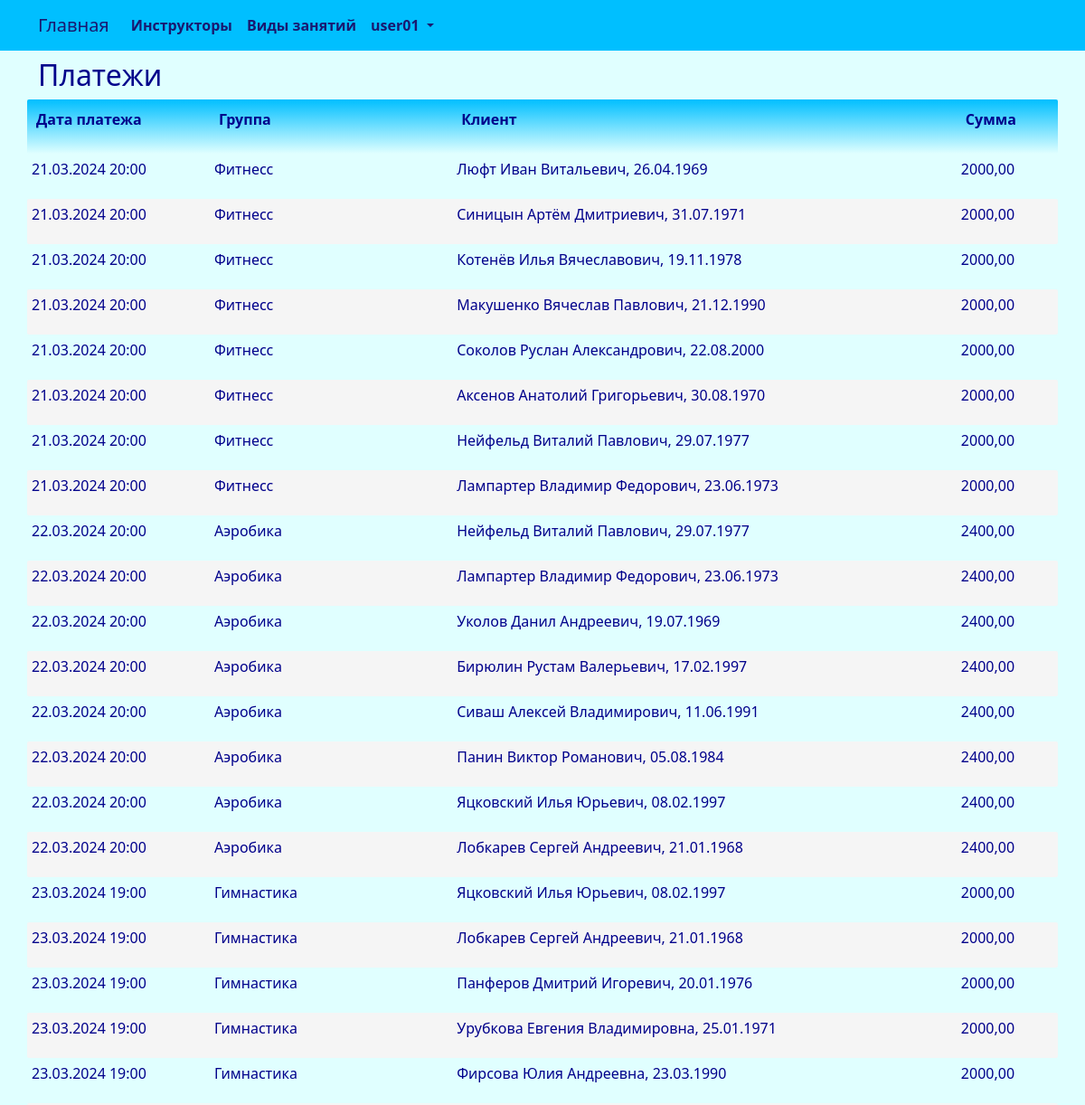
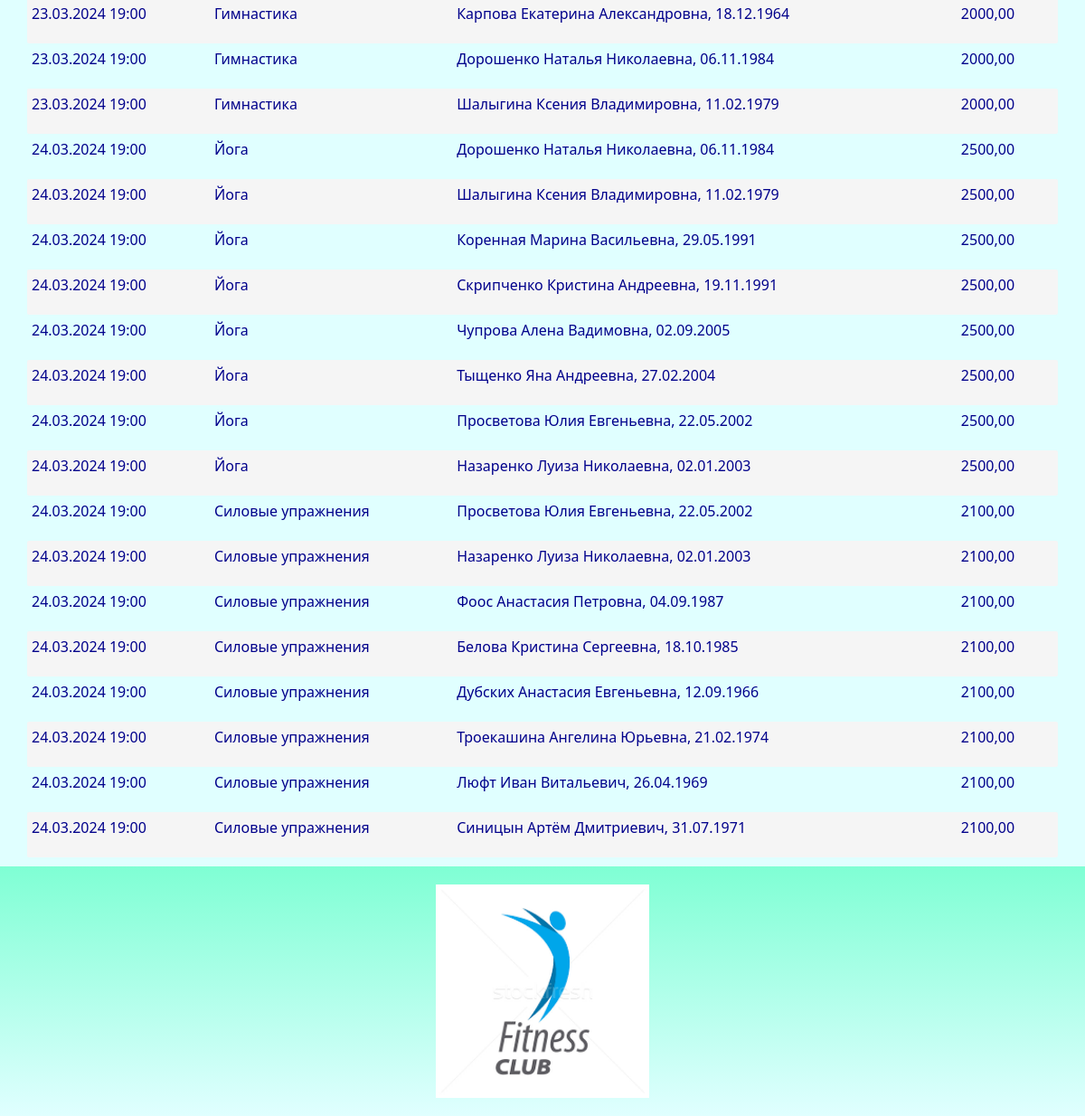
/payment/list/ (signed in), run on the app's committed database (2 pictures, top to bottom).
### club/models.py (models this page shows, shortened)
class Payment(models.Model):
    payment_date = models.DateTimeField(_('payment_date'))
    party = models.ForeignKey(Party, related_name='payment_party', on_delete=models.CASCADE)
    client = models.ForeignKey(Client, related_name='payment_client', on_delete=models.CASCADE)
    amount = models.DecimalField(_('payment_amount'), max_digits=9, decimal_places=2)
    class Meta:
        db_table = 'payment'
        indexes = [
            models.Index(fields=['party']),
            models.Index(fields=['client']),
        ]
        ordering = ['payment_date']

class Party(models.Model):
    party_title = models.CharField(_('party_title'), max_length=96, unique=True)
    class Meta:
        db_table = 'party'
        indexes = [
            models.Index(fields=['party_title']),
        ]
        ordering = ['party_title']
    def __str__(self):
        return "{}".format(self.party_title)

class Client(models.Model):
    SEX_CHOICES = (
        ('М','М'),
        ('Ж', 'Ж'),
    )
    full_name = models.CharField(_('full_name'), max_length=128)
    birthday = models.DateTimeField(_('birthday'))
    sex = models.CharField(_('sex'), max_length=1, choices=SEX_CHOICES, default='М')
    phone = models.CharField(_('phone'), max_length=64)
    card = models.ForeignKey(Card, related_name='client_card', on_delete=models.CASCADE)
    class Meta:
        db_table = 'client'
        indexes = [
            models.Index(fields=['full_name']),
        ]
        ordering = ['full_name']
    def __str__(self):
        return "{}, {}".format(self.full_name, self.birthday.strftime('%d.%m.%Y'))

### club/views.py (the view)
# urls.py: path('payment/list/', views.payment_list, name='payment_list'),
@login_required
def payment_list(request):
    try:
        payment = Payment.objects.all().order_by('payment_date')
        return render(request, "payment/list.html", {"payment": payment,})
    except Exception as exception:
        print(exception)
        return render(request, "payment/list.html", {"payment": None, "total": None,})

### templates/payment/list.html (shortened to what this page needs)
{% extends "base.html" %}
{% load i18n %}
{% block content %}
<h2>{% trans "payments" %}</h2>
{% if payment.count > 0 %}
<div class="row">
	<table id="myTable" class="table-manager" style="width:100%">
		<thead>
			<tr>
				<th><p>{% trans "payment_date" %}</p></th>
				<th><p>{% trans "party" %}</p></th>
				<th><p>{% trans "client" %}</p></th>
				<th><p>{% trans "amount" %}</p></th>
			</tr>
		</thead>
		<tbody>
			{% for e in payment %}
			<tr>
				<td><p>{{ e.payment_date | date:"d.m.Y H:i" }}</p></td>
				<td><p>{{ e.party }}</p></td>
				<td><p>{{ e.client }}</p></td>
				<td><p>{{ e.amount }}</p></td>
			</tr>
			{% endfor %}
		</tbody>
	</table>
</div>
{% endif %}
{% endblock content %}

### templates/base.html (shortened to what this page needs)
<!DOCTYPE html>
{% load static %}
{% load i18n %}
<html>
	<head>
		<link rel="stylesheet" href="{% static 'css/bootstrap.min.css' %}">
		<link rel="stylesheet" href="{% static 'css/styles.css' %}" />
	</head>
	<nav class="navbar navbar-expand-lg justify-content-center">
		<div class="container">
			<div class="collapse navbar-collapse" id="mainMenu">
				<ul class="navbar-nav me-auto mb-2 mb-lg-0">
					<a class="navbar-brand" href="{{ HTTP_HOST }}/">{% trans "Home" %}</a>
					<li class="nav-item">
						<a class="nav-link" href="{% url 'instructor_list' %}">{% trans "instructors" %}</a>
					</li>
					<li class="nav-item">
						<a class="nav-link" href="{% url 'kind_list' %}">{% trans "kinds" %}</a>
					</li>
					{% if user.is_authenticated %}
					<li class="nav-item dropdown">
						<a class="nav-link dropdown-toggle" href="#" id="navbarDropdown" role="button" data-bs-toggle="dropdown" aria-expanded="false">
							{{ user.username }}
						</a>
					</li>
					{% else %}
					<form class="form-inline ml-auto">
						<a href="{% url 'login' %}" class="btn btn-outline-secondary">{% trans "Log In" %}</a>
						<a href="{% url 'signup' %}" class="btn btn-primary ml-2">{% trans "Sign up" %}</a>
					</form>
					{% endif %}
				</ul>
			</div>
		</div>
	</nav>
	<body>
		<div class="container">
			{% block content%}{% endblock content %}
		</div>
	</body>
	<footer class="container-fluid text-center bg-lightgray">
		<div class="copyrights">
			<img src="{% static 'images/logo.png' %}" alt="logo" style="height:256px; padding: 10px;">
		</div>
	</footer>
</html>

### static/css/styles.css (style rules this page uses)
:root { --navbar-background-color: DeepSkyBlue; --navbar-text-color: MidnightBlue; --main-background-color-light: LightCyan; --main-background-color-dark: DeepSkyBlue; --main-text-color: DarkBlue; --main-header-color: DarkBlue; --main-text-attention-color: Purple; --footer-background-color-light: LightCyan; --footer-background-color-dark: Aquamarine; --footer-text-color: Teal; --card-background-color-light: LightCyan; --card-background-color-dark: DeepSkyBlue; --card-text-color: SeaGreen; --table-background-color-light: LightCyan; --table-background-color-dark: #F5F5F5; --table-text-color: DarkBlue; --star-size: 30px; --star-color: LightYellow; --star-background: Yellow ; }
.navbar { background-color: var(--navbar-background-color); color: var(--navbar-text-color); }
.navbar .navbar-nav, .navbar .navbar-nav .navbar-text { color: var(--navbar-text-color); }
.navbar ul { background-color: var(--navbar-background-color); color: var(--navbar-text-color); }
.navbar li { background-color: var(--navbar-background-color); color: var(--navbar-text-color); }
.navbar a { background-color: var(--navbar-background-color); color: var(--navbar-text-color); }
.navbar-brand { background-color: var(--navbar-background-color); color: var(--navbar-text-color); }
.nav-item { background-color: var(--navbar-background-color); color: var(--navbar-text-color); font-weight: bold; }
body { background-color: var(--main-background-color-light); }
h1, h2, h3, h4, h5, h6 { color: var(--main-header-color); }
p, ul, li, label { color: var(--main-text-color); }
.table-manager { background-color: var(--main-background-color-light); width: 100%; }
.table-manager tbody { background-color: var(--main-background-color-light); border: none; margin-top: 20px; margin-bottom: 20px; }
.table-manager thead th { color: var(--main-text-color); font-weight: bold; text-align: left; padding: 10px; background-image: linear-gradient(top, var(--main-background-color-dark), var(--main-background-color-light)); background-image: -o-linear-gradient(top, var(--main-background-color-dark), var(--main-background-color-light)); background-image: -moz-linear-gradient(top, var(--main-background-color-dark), var(--main-background-color-light)); background-image: -webkit-linear-gradient(top, var(--main-background-color-dark), var(--main-background-color-light)); }
.table-manager thead tr th:first-child { border-radius: 2px 0 0 2px; }
.table-manager thead tr th:last-child { border-radius: 0 2px 2px 0; }
.table-manager tbody td { text-align: left; border: none; padding: 5px 5px; vertical-align: top; }
.table-manager tbody tr:nth-child(odd) { background: var(--table-background-color-light); }
.table-manager tbody tr:nth-child(even) { background: var(--table-background-color-dark); }
.table-manager tbody tr td:first-child { border-radius: 2px 0 0 2px; }
.table-manager tbody tr td:last-child { border-radius: 0 2px 2px 0; }
footer { background-image: linear-gradient(top, var(--footer-background-color-dark), var(--footer-background-color-light)); background-image: -o-linear-gradient(top, var(--footer-background-color-dark), var(--footer-background-color-light)); background-image: -moz-linear-gradient(top, var(--footer-background-color-dark), var(--footer-background-color-light)); background-image: -webkit-linear-gradient(top, var(--footer-background-color-dark), var(--footer-background-color-light)); margin-top: 10px; padding: 10px; }

### data on the page
Payment: payment_date "21.03.2024 20:00", party "Фитнесс", client "Люфт Иван Витальевич, 26.04.1969", amount "2000,00"
Payment: payment_date "21.03.2024 20:00", party "Фитнесс", client "Синицын Артём Дмитриевич, 31.07.1971", amount "2000,00"
Payment: payment_date "21.03.2024 20:00", party "Фитнесс", client "Котенёв Илья Вячеславович, 19.11.1978", amount "2000,00"
Payment: payment_date "21.03.2024 20:00", party "Фитнесс", client "Макушенко Вячеслав Павлович, 21.12.1990", amount "2000,00"
Payment: payment_date "21.03.2024 20:00", party "Фитнесс", client "Соколов Руслан Александрович, 22.08.2000", amount "2000,00"
Payment: payment_date "21.03.2024 20:00", party "Фитнесс", client "Аксенов Анатолий Григорьевич, 30.08.1970", amount "2000,00"
Payment: payment_date "21.03.2024 20:00", party "Фитнесс", client "Нейфельд Виталий Павлович, 29.07.1977", amount "2000,00"
Payment: payment_date "21.03.2024 20:00", party "Фитнесс", client "Лампартер Владимир Федорович, 23.06.1973", amount "2000,00"
Payment: payment_date "22.03.2024 20:00", party "Аэробика", client "Нейфельд Виталий Павлович, 29.07.1977", amount "2400,00"
Payment: payment_date "22.03.2024 20:00", party "Аэробика", client "Лампартер Владимир Федорович, 23.06.1973", amount "2400,00"
Payment: payment_date "22.03.2024 20:00", party "Аэробика", client "Уколов Данил Андреевич, 19.07.1969", amount "2400,00"
Payment: payment_date "22.03.2024 20:00", party "Аэробика", client "Бирюлин Рустам Валерьевич, 17.02.1997", amount "2400,00"
Payment: payment_date "22.03.2024 20:00", party "Аэробика", client "Сиваш Алексей Владимирович, 11.06.1991", amount "2400,00"
Payment: payment_date "22.03.2024 20:00", party "Аэробика", client "Панин Виктор Романович, 05.08.1984", amount "2400,00"
Payment: payment_date "22.03.2024 20:00", party "Аэробика", client "Яцковский Илья Юрьевич, 08.02.1997", amount "2400,00"
Payment: payment_date "22.03.2024 20:00", party "Аэробика", client "Лобкарев Сергей Андреевич, 21.01.1968", amount "2400,00"
Payment: payment_date "23.03.2024 19:00", party "Гимнастика", client "Яцковский Илья Юрьевич, 08.02.1997", amount "2000,00"
Payment: payment_date "23.03.2024 19:00", party "Гимнастика", client "Лобкарев Сергей Андреевич, 21.01.1968", amount "2000,00"
Payment: payment_date "23.03.2024 19:00", party "Гимнастика", client "Панферов Дмитрий Игоревич, 20.01.1976", amount "2000,00"
Payment: payment_date "23.03.2024 19:00", party "Гимнастика", client "Урубкова Евгения Владимировна, 25.01.1971", amount "2000,00"
Payment: payment_date "23.03.2024 19:00", party "Гимнастика", client "Фирсова Юлия Андреевна, 23.03.1990", amount "2000,00"
Payment: payment_date "23.03.2024 19:00", party "Гимнастика", client "Карпова Екатерина Александровна, 18.12.1964", amount "2000,00"
Payment: payment_date "23.03.2024 19:00", party "Гимнастика", client "Дорошенко Наталья Николаевна, 06.11.1984", amount "2000,00"
Payment: payment_date "23.03.2024 19:00", party "Гимнастика", client "Шалыгина Ксения Владимировна, 11.02.1979", amount "2000,00"
Payment: payment_date "24.03.2024 19:00", party "Йога", client "Дорошенко Наталья Николаевна, 06.11.1984", amount "2500,00"
Payment: payment_date "24.03.2024 19:00", party "Йога", client "Шалыгина Ксения Владимировна, 11.02.1979", amount "2500,00"
Payment: payment_date "24.03.2024 19:00", party "Йога", client "Коренная Марина Васильевна, 29.05.1991", amount "2500,00"
Payment: payment_date "24.03.2024 19:00", party "Йога", client "Скрипченко Кристина Андреевна, 19.11.1991", amount "2500,00"
Payment: payment_date "24.03.2024 19:00", party "Йога", client "Чупрова Алена Вадимовна, 02.09.2005", amount "2500,00"
Payment: payment_date "24.03.2024 19:00", party "Йога", client "Тыщенко Яна Андреевна, 27.02.2004", amount "2500,00"
Payment: payment_date "24.03.2024 19:00", party "Йога", client "Просветова Юлия Евгеньевна, 22.05.2002", amount "2500,00"
Payment: payment_date "24.03.2024 19:00", party "Йога", client "Назаренко Луиза Николаевна, 02.01.2003", amount "2500,00"
Payment: payment_date "24.03.2024 19:00", party "Силовые упражнения", client "Просветова Юлия Евгеньевна, 22.05.2002", amount "2100,00"
Payment: payment_date "24.03.2024 19:00", party "Силовые упражнения", client "Назаренко Луиза Николаевна, 02.01.2003", amount "2100,00"
Payment: payment_date "24.03.2024 19:00", party "Силовые упражнения", client "Фоос Анастасия Петровна, 04.09.1987", amount "2100,00"
Payment: payment_date "24.03.2024 19:00", party "Силовые упражнения", client "Белова Кристина Сергеевна, 18.10.1985", amount "2100,00"
Payment: payment_date "24.03.2024 19:00", party "Силовые упражнения", client "Дубских Анастасия Евгеньевна, 12.09.1966", amount "2100,00"
Payment: payment_date "24.03.2024 19:00", party "Силовые упражнения", client "Троекашина Ангелина Юрьевна, 21.02.1974", amount "2100,00"
Payment: payment_date "24.03.2024 19:00", party "Силовые упражнения", client "Люфт Иван Витальевич, 26.04.1969", amount "2100,00"
Payment: payment_date "24.03.2024 19:00", party "Силовые упражнения", client "Синицын Артём Дмитриевич, 31.07.1971", amount "2100,00"

### other printed values
{{ user.username }} "user01"
